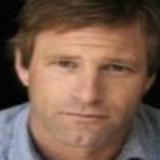
%> input picture Experiments/Aaron_Eckhart/Aaron_Eckhart_0001.jpg, 160 x 160 px
$ octave Adversary_example_test.m   (GNU Octave 9; MATLAB toolbox functions it lacks are replaced by stand-ins)
%> lines starting %> are read from the running program, lines starting %| are printed output that depends on the picture
clear all
imageSize = [50, 50]; % Adjust the size as needed
n = 12000;
k = 2500; % output vector size
nter = 50;  %number of layer L
etha = 500;
j=77; % j-th sample in cifar10 dataset


outputFolder = fullfile(pwd, 'restored_images'); % Folder to save restored images

% Create the output folder if it doesn't exist
if ~exist(outputFolder, 'dir')
    mkdir(outputFolder);
end

imgrefpath = fullfile(pwd,  'Aaron_Eckhart', 'Aaron_Eckhart_0001.jpg');
img_aaron = imread(imgrefpath);
%> img_aaron is the input picture: size 160x160x3 uint8; mean R, G, B 120.6, 92.8, 77.3
v1 = processImage(img_aaron, imageSize);
%> in processImage, `grayImage1 = rgb2gray(img1);`:
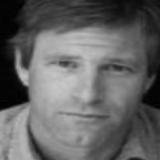
%> grayImage1: size 160x160 uint8; min 0, max 200, mean 99.4
%> in processImage, `img_normalized1_resized = imresize(img1, imageSize);`:
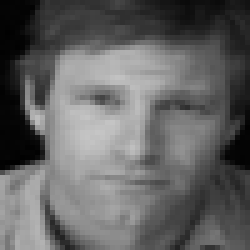
%> img_normalized1_resized: size 50x50 double (shown 5 times larger); min 1.18, max 197.3, mean 99.4
%> in processImage, `meanimg1 = mean(img_normalized1_resized(:));`: meanimg1 = 99.4
%> in processImage, `sdimg1 = std(img_normalized1_resized(:));`: sdimg1 = 54.89
%> in processImage, `img_normalized1 = (img_normalized1_resized - meanimg1) / sdimg1;`:
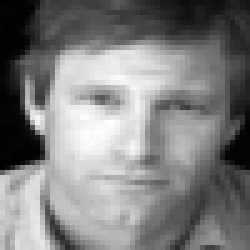
%> img_normalized1: size 50x50 double (shown 5 times larger); min -1.79, max 1.78, mean 6.82e-17; drawn with min black and max white
%> in processImage, `v1 = reshape(img_normalized1, 1, prod(imageSize));`: v1 = 2500 values, max 1.78 at index 977, min -1.79 at index 83, mean 6.82e-17

imggenpath = fullfile(pwd,  'Carlton_Baugh', 'Carlton_Baugh_0001.jpg');
img_amber = imread(imggenpath);
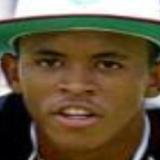
%> input picture Experiments/Carlton_Baugh/Carlton_Baugh_0001.jpg, 160 x 160 px
%> img_amber is the input picture: size 160x160x3 uint8; mean R, G, B 101.1, 86.4, 61.7
v2 = processImage(img_amber, imageSize);
%> call 2 of processImage, with imageSize = [50 50]
%> in processImage (call 2), `grayImage1 = rgb2gray(img1);`:
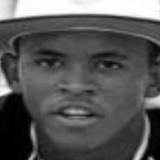
%> grayImage1: size 160x160 uint8; min 0, max 255, mean 88
%> in processImage (call 2), `img_normalized1_resized = imresize(img1, imageSize);`:
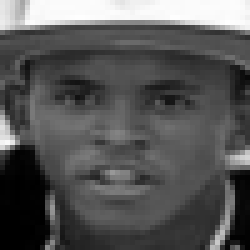
%> img_normalized1_resized: size 50x50 double (shown 5 times larger); min -0.064, max 257, mean 88; drawn with min black and max white
%> in processImage (call 2), `meanimg1 = mean(img_normalized1_resized(:));`: meanimg1 = 87.97
%> in processImage (call 2), `sdimg1 = std(img_normalized1_resized(:));`: sdimg1 = 60.87
%> in processImage (call 2), `v1 = reshape(img_normalized1, 1, prod(imageSize));`: v1 = 2500 values, max 2.78 at index 2255, min -1.45 at index 200, mean 1.11e-16
%> v2 has the same summary as v1 in processImage
imgv2=reshape(v2,imageSize(1),imageSize(2));

% Get transformation matrix H
H = eye(k);
invec = v1;
%> invec = 2500 values, max 1.78 at index 977, min -1.79 at index 83, mean 6.82e-17


imgquerypath= strcat(pwd, '\cfaroutput\image_',num2str(j),'.png');
%> the run ends on the next line
img_cfar=imread(imgquerypath);
% [53 lines not run here, left out]
function [yfil,frmat]=Encoding(x,n,t)
k=length(x);

rmat=randn(n,k);
% rmat=orth(rmat);
y=rmat*x;
absy=abs(y);
[sorted_data, sortedindex ]= sort(absy, 'descend');
topindex=(sortedindex(1:t));
frmat=rmat(topindex,:);
yfil=y(topindex);

end


% Function to save and display the image in grayscale
function saveAndDisplay(imageName, image, outputFolder)
% Convert the image to uint8 for grayscale
grayscaleImage = uint8(255 * mat2gray(image));

% Save the image to the specified folder in grayscale
imagePath = fullfile(outputFolder, [imageName, '.png']);
imwrite(grayscaleImage, imagePath);
disp(['Image saved: ', imagePath]);
end


function v1 = processImage(img1, imageSize)
% Read the input image


% Convert to grayscale
grayImage1 = rgb2gray(img1);

% Convert to double
img1 = double(grayImage1);

% Resize the image
img_normalized1_resized = imresize(img1, imageSize);

% Calculate mean and standard deviation
meanimg1 = mean(img_normalized1_resized(:));
sdimg1 = std(img_normalized1_resized(:));

% Normalize the image
img_normalized1 = (img_normalized1_resized - meanimg1) / sdimg1;

% Reshape the normalized image to a vector
v1 = reshape(img_normalized1, 1, prod(imageSize));
end
